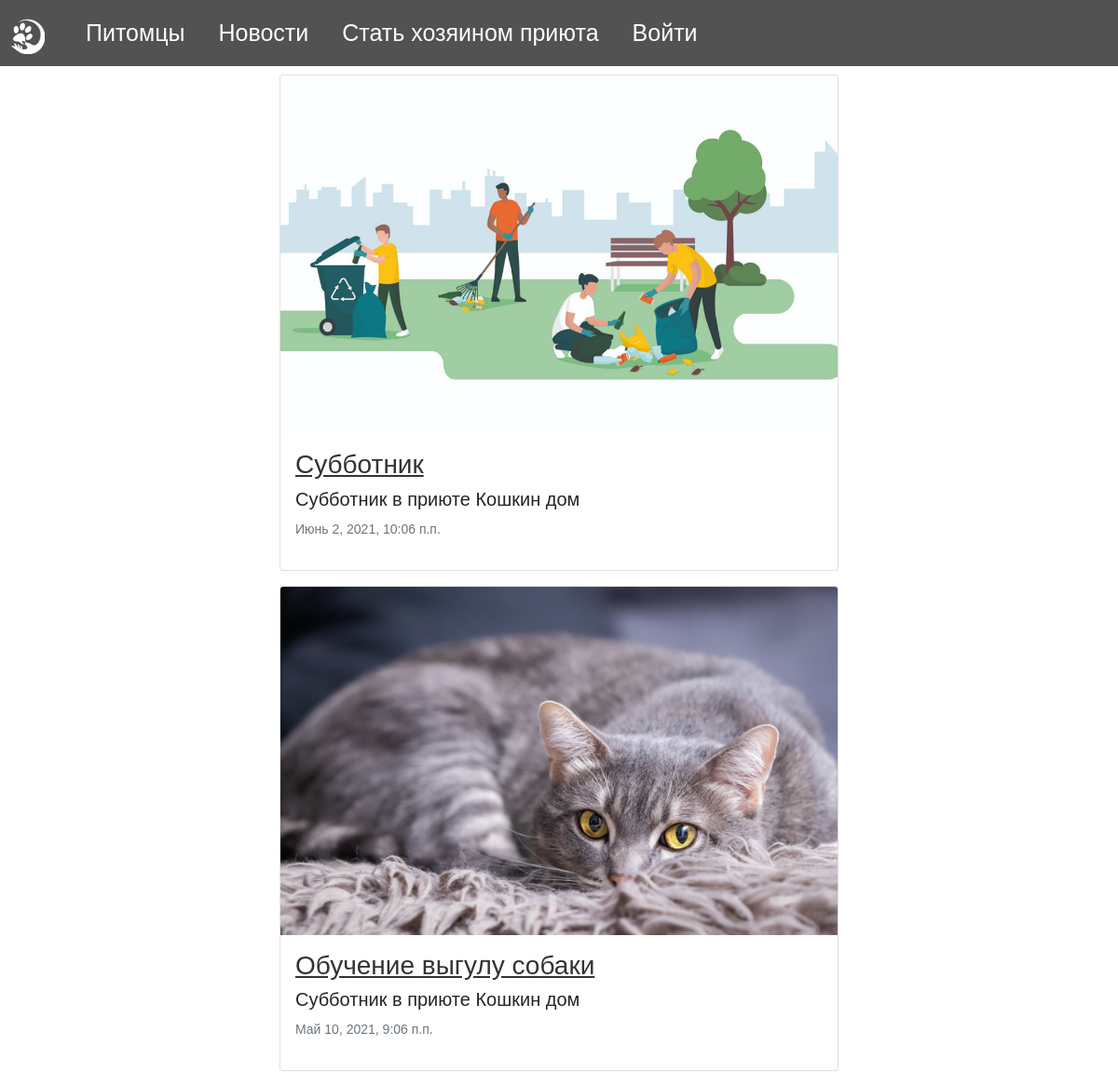
The app's page /news, older data.
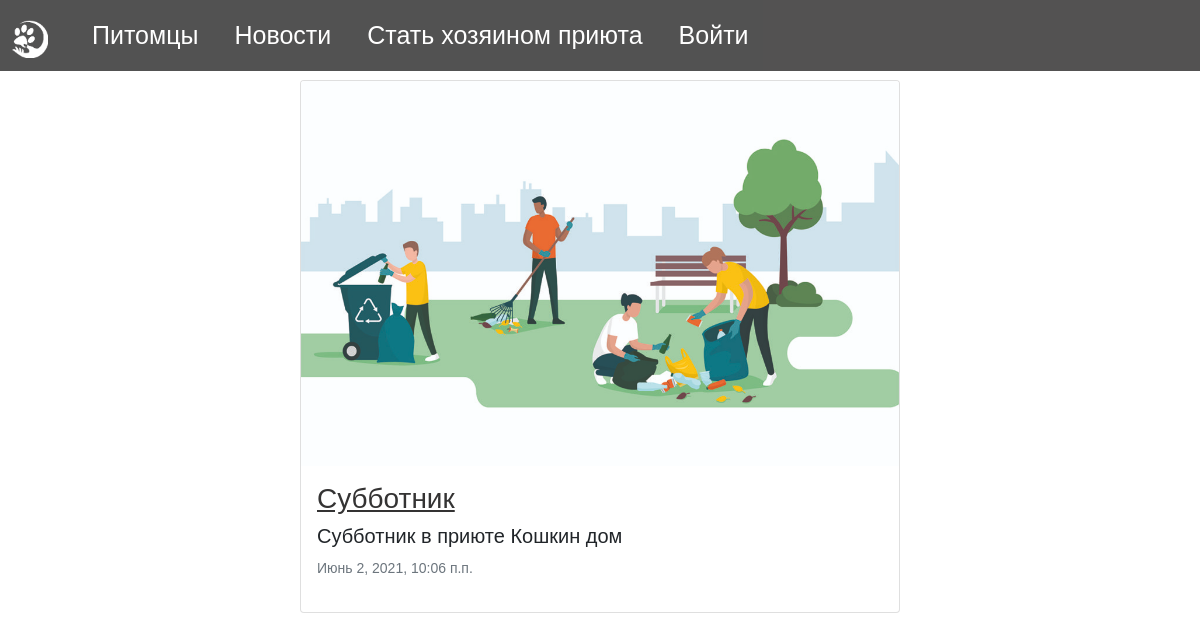
The same page, newer data.
### Shelter/models.py (models this page shows, shortened)
class News(models.Model):
    title = models.CharField(max_length=200, verbose_name="Название")
    anons = models.CharField(max_length=200, default="", null=True, verbose_name="Анонс")
    body = models.TextField(null=True, verbose_name="Содержание")
    objects = models.Manager()
    shelter = models.ForeignKey(Shelter, on_delete=models.CASCADE)
    dateCreate = models.DateTimeField(auto_now_add=True, verbose_name="Дата добавления")
    def got_url(self):
        return reverse('news_detail',
                       args=[self.id])

class Image(models.Model):
    image = models.ImageField(upload_to=user_directory_path_image, default='images/profile_image.jpg',
                              verbose_name='Изображения')
    pet = models.ForeignKey(Pet, blank=True, null=True, on_delete=models.CASCADE)
    news = models.ForeignKey(News, blank=True, null=True, on_delete=models.CASCADE)
    task = models.ForeignKey(Task, blank=True, null=True, on_delete=models.CASCADE)
    report = models.ForeignKey(Report, blank=True, null=True, on_delete=models.CASCADE)
    class Meta:
        verbose_name = "Изображения"
        verbose_name_plural = "Изображения"
    def __str__(self):
        return self.image.name

### Shelter/new_view.py (the view)
# urls.py: path('news', new_view.news, name='news'),
def news(request):
    user = request.user
    if user.is_authenticated and user.profile.type == 'Owner':
        shelter = Shelter.objects.get(user=user.profile)
        apps = list(News.objects.filter(shelter=shelter))
        apps.reverse()
        images = [Image.objects.filter(news=app).first() for app in apps]
    else:
        apps = list(News.objects.all())
        apps.reverse()
        images = [Image.objects.filter(news=app).first() for app in apps]
    return render(request, 'news.html', {'apps': zip(apps, images)})

### templates/news.html (shortened to what this page needs)
{% extends 'base.html' %}
{% load static %}
{% block content %}
    {% include "includes/navbar.html" %}
    <div class="main">
        {% for el,image in apps %}
            <div class="card mb-3" style="width: 50vw">
                {% if not image == null %}
                    <img src='/{{ image }}' class="card-img-top" alt="pet img">
                {% endif %}
                <div class="card-body">
                    <a href="{{ el.got_url }}">
                        <h3 class="card-title">{{ el.title }}</h3>
                    </a>
                    <h5 class="card-text">{{ el.anons }}</h5>
                    <p class="card-text"><small class="text-muted"> {{ el.dateCreate }}</small></p>
                </div>
            </div>
        {% endfor %}
    </div>
{% endblock %}

Row changes from the older to the newer data that the page shows:
removed News: image (picture), title "Обучение выгулу собаки", anons "Субботник в приюте Кошкин дом", dateCreate "Май 10, 2021, 9:06 п.п."
